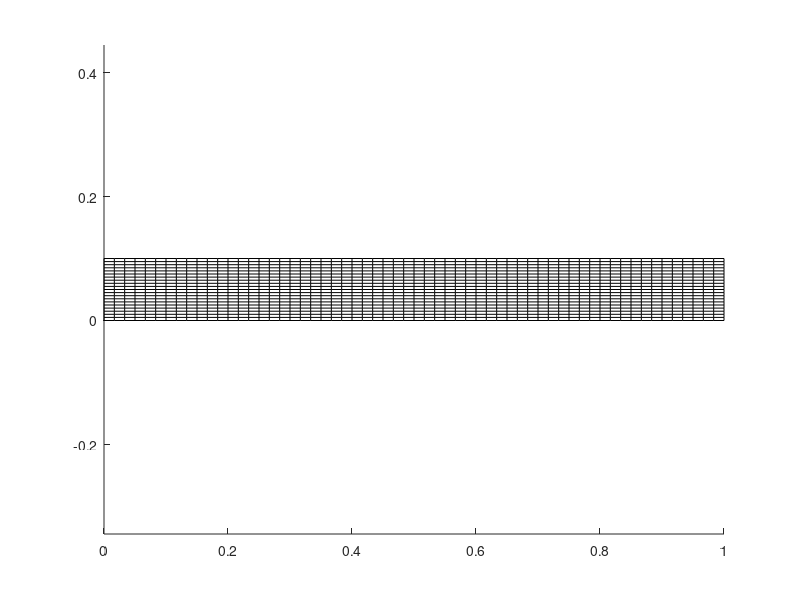

Recreate this plot in MATLAB.
function sit2
global geom poc;

geom = {};
poc = 0;

n1 = 60;
n2 = 20;

dy = 1e-2;

obdelnik([0,0],[1,0],[1,0.1],[0,0.1],n1,n2,1,0,1,0,dy,dy);

[P,Q] = vytvor_sit;
kresli;
save 'P' P;
save 'Q' Q;

display(['Pocet bodu site je: ',num2str(length(P(:,1)))]);


function obdelnik(A,B,C,D,n1,n2,z1,z2,z3,z4,dx0,dy0)
% A, B, C, D jsou krajni body obdelnika [x,y]
% n1, n2 jsou pocty bunek v x-ove a y-ove soureadnici
% z1, z2 jsou zahusteni, 0 - doleva, 1 - nic, 2 - doprava, 3 - obe strany
global geom poc;
    X = zeros(n1+1,n2+1);
    Y = zeros(n1+1,n2+1);
    
    a = deleni(dx0,n1,norm(B-A),z1);
    b = deleni(dy0,n2,norm(C-B),z2);
    c = deleni(dx0,n1,norm(D-C),z3);
    d = deleni(dy0,n2,norm(A-D),z4);
    
    for i = 1:n1+1
        for j = 1:n2+1
            f1 = (1-a(i))*(1-d(j));
            f2 = a(i)*(1-b(j));
            f3 = c(i)*b(j);
            f4 = (1-c(i))*d(j);
            X(i,j) = A(1)*f1 + B(1)*f2 + C(1)*f3 + D(1)*f4;
            Y(i,j) = A(2)*f1 + B(2)*f2 + C(2)*f3 + D(2)*f4;
        end
    end
    
    obd{1} = n1;
    obd{2} = n2;
    obd{3} = X;
    obd{4} = Y;
    poc = poc + 1;
    geom{poc} = obd;

    
function kresli
global geom poc;
figure;
hold on;
for i = 1:poc
    obd = geom{i};
    n1 = obd{1};
    n2 = obd{2};
    X = obd{3};
    Y = obd{4};
    I = 1:n1+1;
    J = 1:n2+1;
    for i = 1:n1+1
        plot(X(i,J),Y(i,J),'k');
    end
    for j = 1:n2+1
        plot(X(I,j),Y(I,j),'k');
    end
end
axis equal


function [P,Q] = vytvor_sit
global geom poc;

% zjednoznacneni bodu
Pp = [];
s = 1;
for k = 1:poc
    obd = geom{k};
    n1 = obd{1};
    n2 = obd{2};
    X = obd{3};
    Y = obd{4};
    np = (n1+1)*(n2+1);
    Ppom = zeros(np,5);
    p = 1;
    for i = 1:(n1+1)
        for j = 1:(n2+1)
            Ppom(p,:) = [X(i,j),Y(i,j),s,0,0];
            p = p + 1;
            s = s + 1;
        end
    end
    Pp = [Pp;Ppom];
end
Pp = myqs(Pp);

Pp(1,4) = 1;
Pp(1,5) = 1;
for i = 2:length(Pp(:,1))
    if(norm(Pp(i,1:2)-Pp(i-1,1:2)) < 1e-8)
        Pp(i,4) = Pp(i-1,4);
    else
        Pp(i,4) = Pp(i-1,4) + 1;
        Pp(i,5) = 1;
    end
end

P = Pp(Pp(:,5) == 1, 1:2);
I = Pp(:,3);
slov(I) = Pp(:,4);

% vytvoreni matice indexu
s = 1;
for k = 1:poc
    obd = geom{k};
    n1 = obd{1};
    n2 = obd{2};
    ind = zeros(n1+1,n2+1);
    
    for i = 1:(n1+1)
        for j = 1:(n2+1)
            ind(i,j) = slov(s);
            s = s + 1;
        end
    end
    obd{5} = ind;
    geom{k} = obd;
end

% vytvoreni matice Q
Q = [];
for k = 1:poc
    obd = geom{k};
    n1 = obd{1};
    n2 = obd{2};
    ind = obd{5};
    
    nq = n1*n2;
    Qpom = zeros(nq,4);
    p = 1;
    for i = 1:n1
        for j = 1:n2
            Qpom(p,:) = [ind(i,j),ind(i+1,j),ind(i+1,j+1),ind(i,j+1)];
            p = p + 1;
        end
    end
    Q = [Q;Qpom];
end

function y = deleni(dy0,n,L,par)
dy0 = dy0/L;
dy = zeros(n,1);
dy(1) = dy0;
y = zeros(n+1,1);
y(2) = dy0;

if(par == 1)
    y = linspace(0,1,n+1)';
    return;
end

if(par == 3)
    lich = mod(n,2);
    n = fix(n/2);
    dy0 = 2*dy0;
    dy = zeros(n,1);
    dy(1) = dy0;
    y = zeros(n+1,1);
    y(2) = dy0;
    y = zeros(n+1,1);
    y(2) = dy0;
end

a = 0;
b = 10;
c = 0.3;
s = 1;
while 1
    A = linspace(c,0,n);
    for i = 2:n
        dy(i) = dy(i-1)*(1+A(i));
        y(i+1) = y(i) + dy(i);
    end
    if(y(n+1) < 1)
        a = c;
    else
        b = c;
    end
    c = (a+b)/2;
    if((b-a)/2 < 1e-8)
        break
    end
    s = s+1;
    if(s > 10000)
        display('Chyba')
        break;
    end
end
y = y/y(n+1);

if(par == 2)
    y = 1-y(end:-1:1);
end

if(par == 3)
    if(lich == 0)
        y = [y;2-y((end-1):-1:1)]/2;
    else
        dy = y(end)-y(end-1);
        y1 = [y;y(end)+dy];
        y2 = 2+dy-y((end-1):-1:1);
        y = [y1;y2];
        y = y/y(end);
    end
end


function out = myqs(data)
if(isempty(data) ~= 1)
    n = length(data(:,1));
    if(n < 2)
        out = data;
    else
        ind = floor(n/2);
        p = data(ind,:);
        L = zeros(size(data));
        iL = 1;
        R = zeros(size(data));
        iR = 1;
        if(n > 1)
            for i = 1:n
                if(i ~= ind)
                    if(je_mensi(data(i,:),p))
                        L(iL,:) = data(i,:);
                        iL = iL + 1;
                    else
                        R(iR,:) = data(i,:);
                        iR = iR + 1;
                    end
                end
            end
            L = myqs(L(1:iL-1,:));
            R = myqs(R(1:iR-1,:));
            out = [L; p; R];
        end
    end
else
    out = [];
end

function c = je_mensi(a,b)
c = 0;
if(b(1) - a(1) > 1e-5)
    c = 1;
elseif(abs(a(1) -b(1)) < 1e-5)
    if(b(2) - a(2) > 1e-5)
        c = 1;
    end
end



